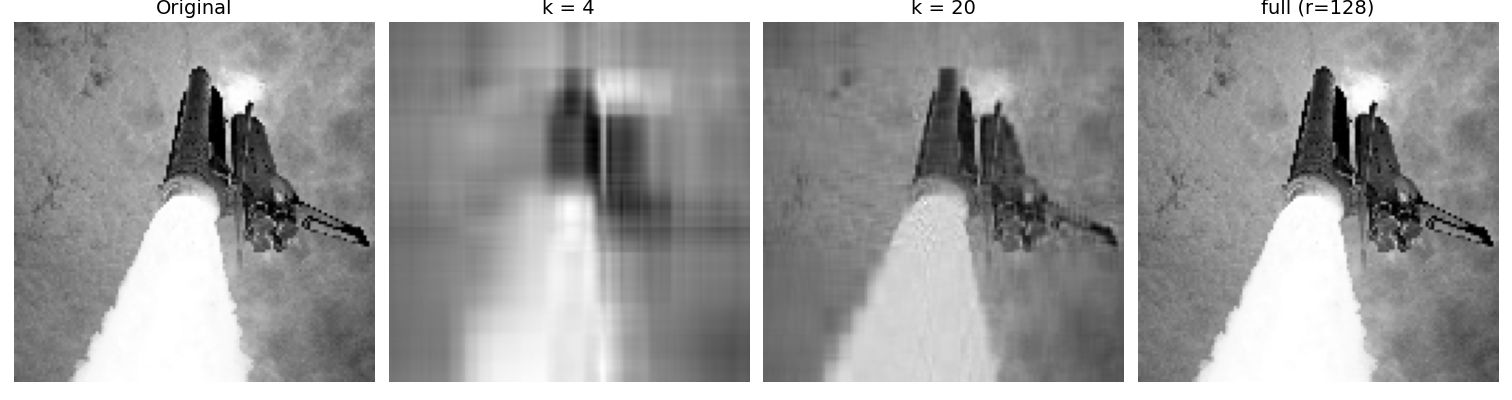
#> input picture Linear Algebra/All HW Codes/Linear/HW5/Problem E/Columbia-128.png, 1512 x 400 px
$ python Problem_E_1.py
#> lines starting #> are read from the running program, lines starting #| are printed output that depends on the picture
#> the answer given: Problem E/Columbia-128.png
import numpy as np
import matplotlib.pyplot as plt
from tkinter import Tk, filedialog
import os
from scipy.io import loadmat

def load_matrix(file):
#> called with file = 'Problem E/Columbia-128.png'
    ext = os.path.splitext(file)[1].lower()
    if ext == '.npy':
        A = np.load(file)
    elif ext == '.mat':
        mat_data = loadmat(file)
        A = None
        for key in mat_data:
            if not key.startswith('__'):
                A = mat_data[key]
                break
        if A is None:
            raise ValueError("No valid variable found in the .mat file.")
    elif ext in ['.png', '.jpg', '.jpeg']:
        A = plt.imread(file)
#> A is the input picture: shape (400, 1512, 4) float32; mean R, G, B, A 0.624, 0.624, 0.624, 1
        # If the image is in color (i.e., 3D array), convert to grayscale.
        if A.ndim == 3:
            # If there is an alpha channel (4 channels), ignore it.
            if A.shape[2] == 4:
                A = A[:, :, :3]
#> A: shape (400, 1512, 3) float32
            # Convert to grayscale by taking the average of the channels.
            A = np.mean(A, axis=2)
#> A: shape (400, 1512) float32
#| Matrix shape: (400, 1512)
    else:
        raise ValueError("Unsupported file type: " + ext)
    return A

def svd_via_ata(A, tol=1e-10):
    # Form A^T A
    ATA = A.T @ A
    # Compute spectral decomposition of ATA (ATA is symmetric)
    eigenvalues, U = np.linalg.eigh(ATA)
    # Sort eigenvalues (and corresponding eigenvectors) in descending order
    idx = np.argsort(eigenvalues)[::-1]
    eigenvalues = eigenvalues[idx]
    U = U[:, idx]

    # Form Σ^TΣ (diagonal matrix with eigenvalues)
    SigmaT_Sigma = np.diag(eigenvalues)

    # Determine rank r (number of positive eigenvalues above tolerance)
    r = np.sum(eigenvalues > tol)
    U1 = U[:, :r]
    singular_values = np.sqrt(eigenvalues[:r])
    Sigma1 = np.diag(singular_values)

    # Compute V1 using: A U1 = V1 Σ1  =>  V1 = A U1 Σ1^{-1}
    V1 = A @ U1 @ np.linalg.inv(Sigma1)

    return U, SigmaT_Sigma, U1, Sigma1, V1

def rank_k_approximation(U1, Sigma1, V1, k):
    U1_k = U1[:, :k]           # (d x k)
    Sigma1_k = Sigma1[:k, :k]    # (k x k)
    V1_k = V1[:, :k]           # (m x k)
    A_k = V1_k @ Sigma1_k @ U1_k.T
    return A_k

def plot_approximations(image_matrices, image_names, ks_list):
    n_images = len(image_matrices)
#> n_images = 1
    n_cols = len(ks_list) + 1  # +1 for the original image

    fig, axes = plt.subplots(n_images, n_cols, figsize=(4*n_cols, 4*n_images))
    if n_images == 1:
        axes = np.expand_dims(axes, axis=0)

    for i, (A, name) in enumerate(zip(image_matrices, image_names)):
        # Compute SVD factors via A^T A method for the image A
        U, SigmaT_Sigma, U1, Sigma1, V1 = svd_via_ata(A)
        r = Sigma1.shape[0]  # effective rank
        approximations = {}
        approximations["original"] = A

        for k in ks_list:
            if isinstance(k, str) and k.lower() == "full":
                k_used = r
            else:
                k_used = k if k <= r else r
            approximations[k] = rank_k_approximation(U1, Sigma1, V1, k_used)

        col_keys = ["original"] + ks_list
        for j, key in enumerate(col_keys):
            ax = axes[i, j]
            if approximations[key].ndim == 2:
                ax.imshow(approximations[key], cmap='gray', aspect='equal')
            else:
                ax.imshow(approximations[key], aspect='equal')
            ax.axis('off')
            if i == 0:
                if key == "original":
                    title = "Original"
                elif isinstance(key, str) and key.lower() == "full":
                    title = f"full (r={r})"
                else:
                    title = f"k = {key}"
                ax.set_title(title, fontsize=14)
            ax.set_ylabel(name, fontsize=12)
#> this loop made 1 pass
#> (name, r, col_keys) on pass 1: ('Columbia-128.png', 739, ['original', 4, 50, 100, 'full'])
#> pass 1, in svd_via_ata, `ATA = A.T @ A`:
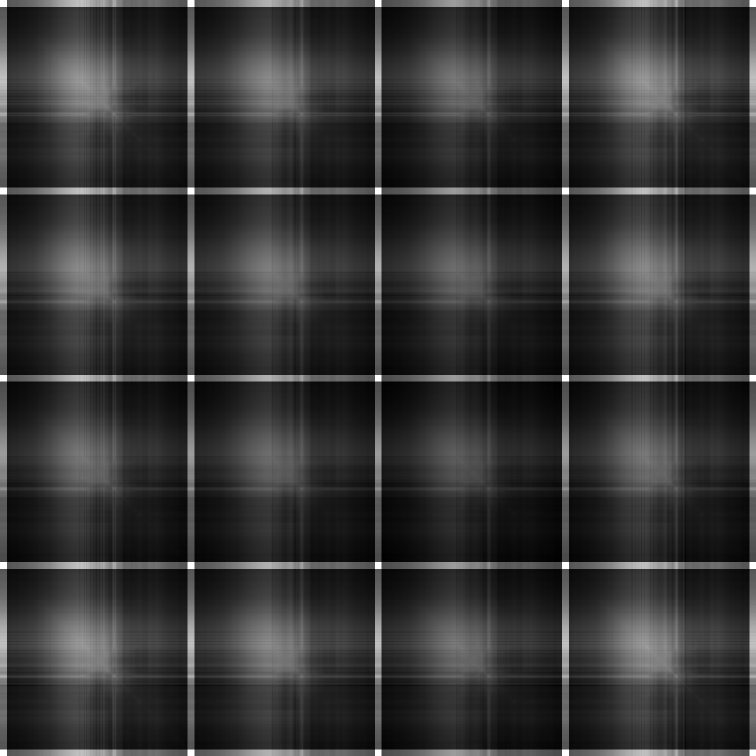
#> ATA: shape (1512, 1512) float32 (shown at 1/2 size); min 102, max 400, mean 163.3; drawn with min black and max white
#> pass 1, in svd_via_ata, `eigenvalues, U = np.linalg.eigh(ATA)`:
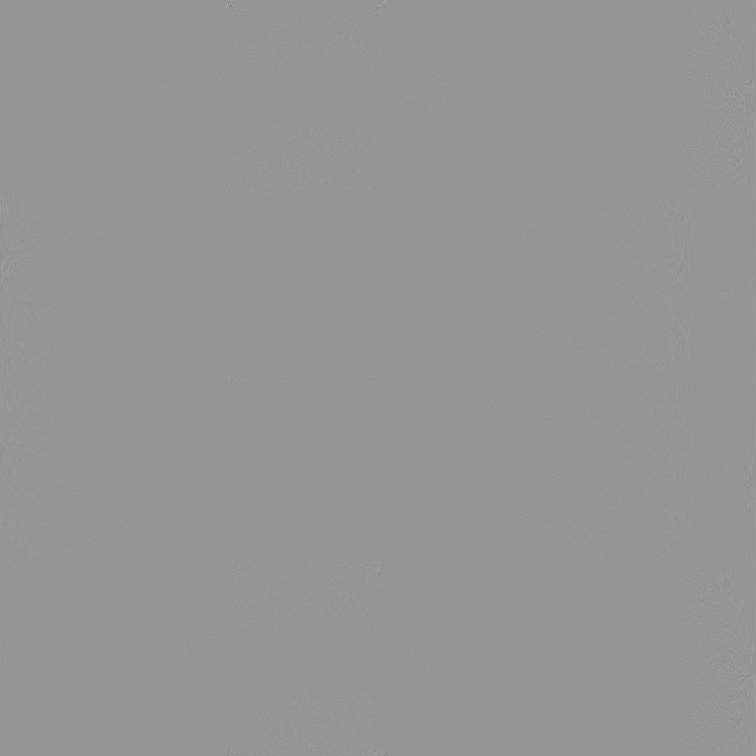
#> U: shape (1512, 1512) float32 (shown at 1/2 size); min -0.98, max 0.691, mean 1.71e-05; drawn with min black and max white
#> after the loop:
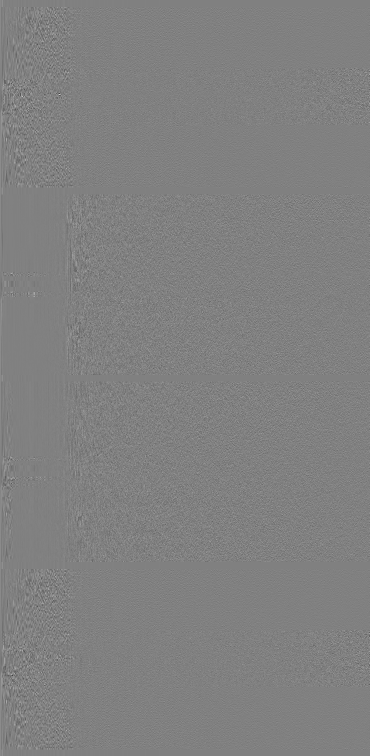
#> U1: shape (1512, 739) float32 (shown at 1/2 size); min -0.306, max 0.3, mean 3.5e-05; drawn with min black and max white

    plt.tight_layout()
    plt.show()
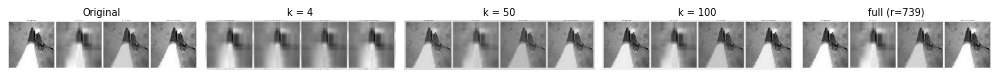
#> figure drawn by matplotlib, 5 panels

def main():
    # Set up Tkinter file dialog to select image files (.npy, .mat, .png, .jpg, .jpeg)
    root = Tk()
    root.withdraw()  # Hide the root window
    file_paths = filedialog.askopenfilenames(
        title="Select image files (.npy, .mat, .png, .jpg)",
        filetypes=[("NumPy files", "*.npy"),
                   ("MAT files", "*.mat"),
                   ("PNG files", "*.png"),
                   ("JPEG files", "*.jpg *.jpeg")]
    )

    if not file_paths:
        print("No files selected.")
        return

    image_matrices = []
    image_names = []
    for file in file_paths:
        print("\n----------------------------------")
        print(f"Processing file: {file}")
        try:
            A = load_matrix(file)
        except Exception as e:
            print(f"Error loading file {file}:", e)
            continue
        print(f"Matrix shape: {A.shape}")
        image_matrices.append(A)
        image_names.append(os.path.basename(file))

    # Define desired k values for approximations (e.g., 4, 20, and "full")
    ks_list = [4, 50, 100, "full"]

    plot_approximations(image_matrices, image_names, ks_list)

    print("\nProcessing complete.")

if __name__ == "__main__":
    main()
